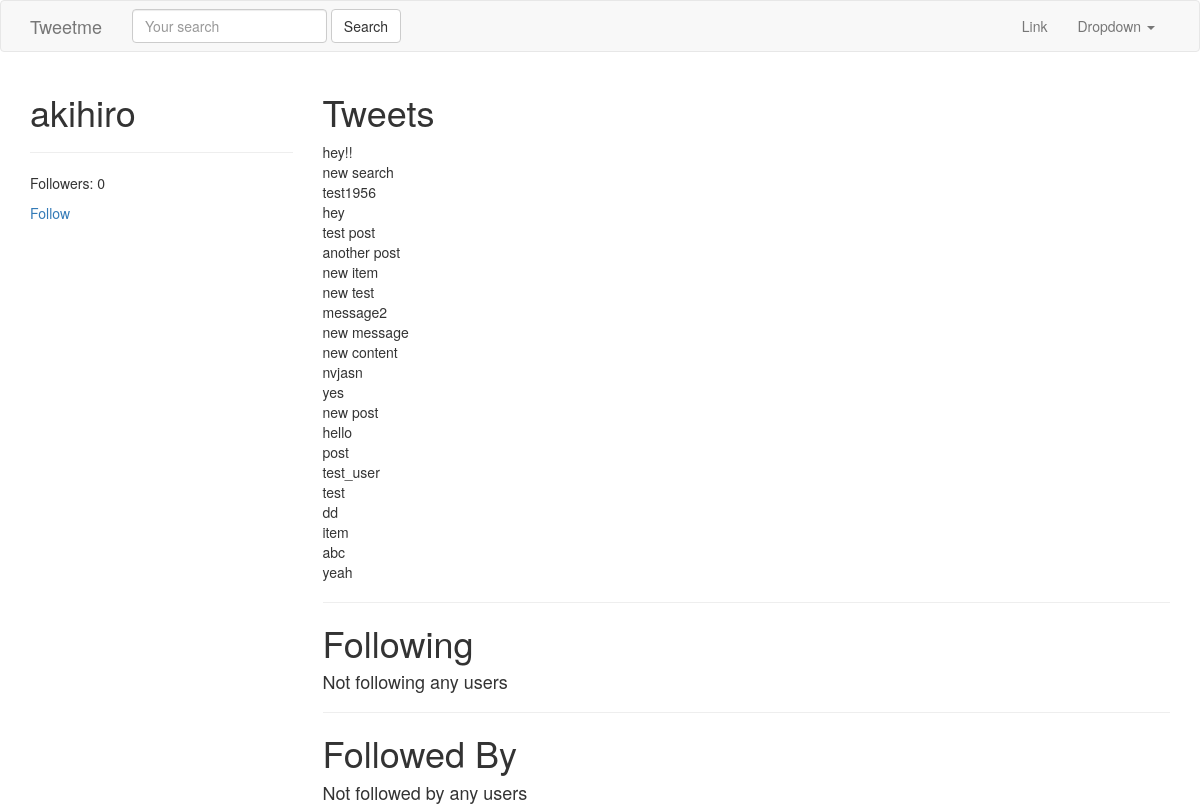
The page /akihiro/ on the database as committed earlier.
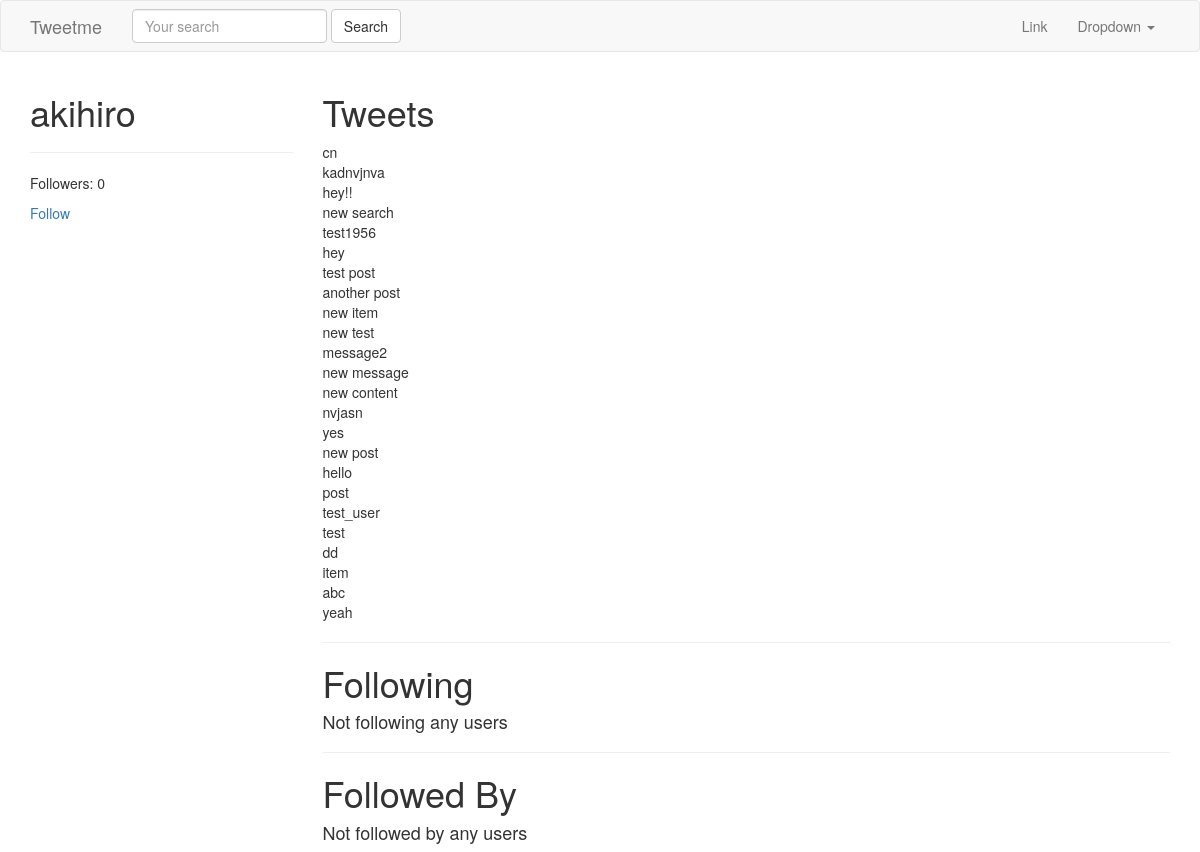
The same page on the database as committed later.
### tweets/models.py (models this page shows, shortened)
class Tweet(models.Model):
    user = models.ForeignKey(settings.AUTH_USER_MODEL, on_delete=models.CASCADE)
    content = models.CharField(max_length=140, validators=[validate_content])
    updated = models.DateTimeField(auto_now=True)
    timestamp = models.DateTimeField(auto_now_add=True)
    def __str__(self):
        return str(self.content)
    class Meta:
        ordering = ['-timestamp']

### accounts/views.py (the view)
# urls.py: url(r'^(?P<username>[\w.@+-]+)/$', UserDetailView.as_view(), name='detail'), # /tweet/1/
class UserDetailView(DetailView):
    template_name = 'accounts/user_detail.html'
    queryset = User.objects.all()
    def get_object(self):
        return get_object_or_404(User, username__iexact=self.kwargs.get('username'))

### accounts/models.py (called while the page is built)
    def all(self):
        qs = self.get_queryset().all()
        try:
            if self.instance:
                qs = qs.exclude(user=self.instance)
        except:
            pass
        return qs

### accounts/templates/accounts/user_detail.html
{% extends 'base.html' %}
{% block content %}
<div class="row">
    <div class="col-sm-3 col-xs-12">
        <h1>{{ object.username }}</h1>
        <hr/>
        <p>Followers: {{ object.followed_by.all.count }}</p>
        <p><a href="btn btn-link" href="{% url 'profiles:follow' username=object.username %}">Follow</a></p>
    </div>
    <div class="col-sm-9 col-xs-12">
        <h1>Tweets</h1>
        {% for tweet in object.tweet_set.all %}
          {{ tweet }}<br/>
        {% endfor %}
        <hr/>
        <h1>Following<small>{{ object.profile.following.count }}</small></h1>
        {% for user in object.profile.get_following %}
          <a href="/{{ user.username }}">{{ user.username }}</a><br/>
        {% empty %}
          <h4>Not following any users</h4>
        {% endfor %}
        <hr/>
        <h1>Followed By</h1>
        {% for profile in object.followed_by.all %}
          <a href="/{{ profile.user.username }}">{{ profile.user.username }}</a><br/>
        {% empty %}
          <h4>Not followed by any users</h4>
        {% endfor %}
    </div>
</div>
{% endblock content %}

Rows that differ between the two databases and show on the page:
added Tweet: content "cn"
added Tweet: content "kadnvjnva"
